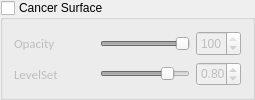
         <widget class="QGroupBox" name="groupBox_CancerSurface">
          <property name="enabled">
           <bool>true</bool>
          </property>
          <property name="sizePolicy">
           <sizepolicy hsizetype="Minimum" vsizetype="Minimum">
            <horstretch>1</horstretch>
            <verstretch>2</verstretch>
           </sizepolicy>
          </property>
          <property name="minimumSize">
           <size>
            <width>200</width>
            <height>80</height>
           </size>
          </property>
          <property name="title">
           <string>Cancer Surface</string>
          </property>
          <property name="flat">
           <bool>false</bool>
          </property>
          <property name="checkable">
           <bool>true</bool>
          </property>
          <property name="checked">
           <bool>false</bool>
          </property>
          <layout class="QGridLayout" name="gridLayout_26">
           <item row="0" column="0">
            <layout class="QGridLayout" name="gridLayout_65">
             <item row="0" column="2">
              <widget class="QSpinBox" name="spinBox_CancerSurfaceOpacity">
               <property name="sizePolicy">
                <sizepolicy hsizetype="Minimum" vsizetype="Minimum">
                 <horstretch>1</horstretch>
                 <verstretch>1</verstretch>
                </sizepolicy>
               </property>
               <property name="minimumSize">
                <size>
                 <width>40</width>
                 <height>20</height>
                </size>
               </property>
               <property name="minimum">
                <number>0</number>
               </property>
               <property name="maximum">
                <number>100</number>
               </property>
               <property name="value">
                <number>100</number>
               </property>
              </widget>
             </item>
             <item row="0" column="1">
              <widget class="QSlider" name="horizontalSlider_CancerSurfaceOpacity">
               <property name="sizePolicy">
                <sizepolicy hsizetype="Minimum" vsizetype="Minimum">
                 <horstretch>2</horstretch>
                 <verstretch>2</verstretch>
                </sizepolicy>
               </property>
               <property name="minimumSize">
                <size>
                 <width>55</width>
                 <height>20</height>
                </size>
               </property>
               <property name="maximum">
                <number>100</number>
               </property>
               <property name="pageStep">
                <number>1</number>
               </property>
               <property name="value">
                <number>100</number>
               </property>
               <property name="orientation">
                <enum>Qt::Horizontal</enum>
               </property>
              </widget>
             </item>
             <item row="0" column="0">
              <widget class="QLabel" name="label_CancerSurfaceOpacity">
               <property name="sizePolicy">
                <sizepolicy hsizetype="Minimum" vsizetype="Minimum">
                 <horstretch>1</horstretch>
                 <verstretch>1</verstretch>
                </sizepolicy>
               </property>
               <property name="minimumSize">
                <size>
                 <width>80</width>
                 <height>20</height>
                </size>
               </property>
               <property name="font">
                <font>
                 <family>Calibri</family>
                 <pointsize>10</pointsize>
                </font>
               </property>
               <property name="styleSheet">
                <string notr="true">background-color: rgba(255, 255, 255, 0);</string>
               </property>
               <property name="text">
                <string>Opacity</string>
               </property>
              </widget>
             </item>
            </layout>
           </item>
           <item row="1" column="0">
            <layout class="QGridLayout" name="gridLayout_66">
             <item row="0" column="0">
              <widget class="QLabel" name="label_LevelSet">
               <property name="sizePolicy">
                <sizepolicy hsizetype="Minimum" vsizetype="Minimum">
                 <horstretch>1</horstretch>
                 <verstretch>1</verstretch>
                </sizepolicy>
               </property>
               <property name="minimumSize">
                <size>
                 <width>80</width>
                 <height>20</height>
                </size>
               </property>
               <property name="font">
                <font>
                 <family>Calibri</family>
                 <pointsize>10</pointsize>
                </font>
               </property>
               <property name="styleSheet">
                <string notr="true">background-color: rgba(255, 255, 255, 0);</string>
               </property>
               <property name="text">
                <string>LevelSet</string>
               </property>
              </widget>
             </item>
             <item row="0" column="1">
              <widget class="QSlider" name="horizontalSlider_LevelSetValue">
               <property name="sizePolicy">
                <sizepolicy hsizetype="Minimum" vsizetype="Minimum">
                 <horstretch>2</horstretch>
                 <verstretch>2</verstretch>
                </sizepolicy>
               </property>
               <property name="minimumSize">
                <size>
                 <width>55</width>
                 <height>20</height>
                </size>
               </property>
               <property name="minimum">
                <number>0</number>
               </property>
               <property name="maximum">
                <number>100</number>
               </property>
               <property name="singleStep">
                <number>5</number>
               </property>
               <property name="pageStep">
                <number>20</number>
               </property>
               <property name="value">
                <number>80</number>
               </property>
               <property name="orientation">
                <enum>Qt::Horizontal</enum>
               </property>
              </widget>
             </item>
             <item row="0" column="2">
              <widget class="QDoubleSpinBox" name="doubleSpinBox_LevelSetValue">
               <property name="sizePolicy">
                <sizepolicy hsizetype="Minimum" vsizetype="Minimum">
                 <horstretch>1</horstretch>
                 <verstretch>1</verstretch>
                </sizepolicy>
               </property>
               <property name="minimumSize">
                <size>
                 <width>40</width>
                 <height>20</height>
                </size>
               </property>
               <property name="maximum">
                <double>1.000000000000000</double>
               </property>
               <property name="singleStep">
                <double>0.010000000000000</double>
               </property>
               <property name="value">
                <double>0.800000000000000</double>
               </property>
              </widget>
             </item>
            </layout>
           </item>
          </layout>
         </widget>
